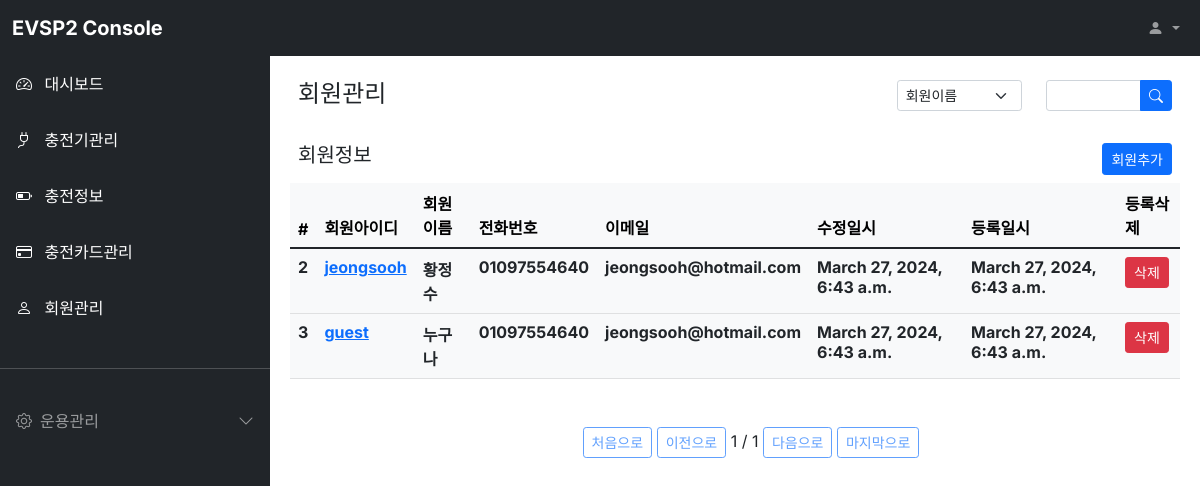
The page /user/ on the database its author committed.
### user/models.py (models this page shows, shortened)
class User(models.Model):
    userid = models.CharField(max_length=64, verbose_name='회원아이디')
    password = models.CharField(max_length=128, verbose_name='비밀번호')
    name = models.CharField(max_length=64, verbose_name='이름')
    email = models.EmailField(max_length=128, verbose_name='이메일')
    phone = models.CharField(max_length=64, verbose_name='전화번호')
    register_dttm = models.DateTimeField(auto_now_add=True, verbose_name='등록일시')
    last_use_dttm = models.DateTimeField(auto_now_add=True, verbose_name='최근사용일시')
    class Meta:
        db_table = 'evsp2_user'
        verbose_name = '회원'
        verbose_name_plural = '회원'

### user/views.py (the view)
# urls.py: path('', views.UserList.as_view()),
class UserList(ListView):
  model = User
  template_name='user.html'
  context_object_name = 'userList'
  paginate_by = 2
  queryset = User.objects.all()
  def get_queryset(self):
    queryset = User.objects.all()
    query = self.request.GET.get("q", None)
    if query is not None:
      queryset = queryset.filter(
        Q(userid__icontains=query)
      )
    return queryset

### user/templates/user.html (shortened to what this page needs)
{% extends "base.html" %}
{% block contents %}
<div class="row mt-3 mx-3">
  <div class="col-md-8 fw-bold"><h4>회원관리</h4></div>
  <div class="col-md-2">
    <select class="form-select form-select-sm" aria-label="Default select example">
      <option selected>회원이름</option>
    </select>
  </div>
  <div class="col-md-2 ">
    <form method="get" action="/user">
      <div class="input-group input-group-sm">
        <input type="text" class="form-control" name="q" placeholder="" aria-label="Recipient's userid" aria-describedby="button-addon2">
        <button class="btn btn-primary" type="submit" id="button-addon2">
          <i class="bi bi-search"></i>
        </button>
      </div>
    </form>
  </div>
</div>
<div class="row mt-3 mx-3">
  <div class="col-md-9 fw-bold"><h5>회원정보</h5></div>
  <div class="col-md-3 d-grid justify-content-md-end">
    <button class="btn btn-primary btn-sm"
      onclick="location.href='/user/register/'">회원추가
    </button>
  </div>
</div>
<div class="row mt-2 mx-2">
  <div class="col-12">
    {% load infolist_extras %}
    <table class="table table-light">
      <thead class="thead-light">
        <tr>
          <th scope="col">#</th>
          <th scope="col">회원아이디</th>
          <th scope="col">회원이름</th>
          <th scope="col">전화번호</th>
          <th scope="col">이메일</th>
          <th scope="col">수정일시</th>
          <th scope="col">등록일시</th>
          <th scope="col">등록삭제</th>
        </tr>
      </thead>
      <tbody class="text-dark">
        {% for user in userList %}
        <tr>
          <th scope="row">{{ user.id }}</th>
          <th><a href="/user/{{ user.id }}">{{ user.userid }}</a></th>
          <th>{{ user.name }}</th>
          <th>{{ user.phone }}</th>
          <th>{{ user.email }}</th>
          <th>{{ user.last_use_dttm }}</th>
          <th>{{ user.register_dttm }}</th>
          <th><a class="btn btn-primary btn-sm btn-danger" id="user-{{ user.id }}" href="/user/{{ user.id }}/delete" target="_blank">삭제</a></th>
        </tr>
        {% endfor %}
      </tbody>
    </table>
    <div class="pagination justify-content-center mt-5">
      <ul class="step-links">
        {% if page_obj.has_previous %}
        <a class="btn btn-sm btn-outline-primary" href="{% my_url 1 'page' request.GET.urlencode %}">처음으로</a>
        <a class="btn btn-sm btn-outline-primary" href="{% my_url page_obj.previous_page_number 'page' request.GET.urlencode %}">이전으로</a>
        {% else %}
        <a class="btn btn-sm btn-outline-primary disabled" href="#">처음으로</a>
        <a class="btn btn-sm btn-outline-primary disabled" href="#">이전으로</a>
        {% endif %}
      <span class="current">
        {{ page_obj.number }} / {{ page_obj.paginator.num_pages }}
      </span>
        {% if page_obj.has_next %}
        <a class="btn btn-sm btn-outline-primary" href="{% my_url page_obj.next_page_number 'page' request.GET.urlencode %}">다음으로</a>
        <a class="btn btn-sm btn-outline-primary" href="{% my_url page_obj.paginator.num_pages 'page' request.GET.urlencode %}">마지막으로</a>
        {% else %}
        <a class="btn btn-sm btn-outline-primary disabled" href="#">다음으로</a>
        <a class="btn btn-sm btn-outline-primary disabled" href="#">마지막으로</a>
        {% endif %}
      </ul>
    </div>
  </div>
</div>
{% endblock %}

### static/style.css (style rules this page uses)
body, button { font-family: "Inter", sans-serif; }
:root { --offcanvas-width: 270px; --topNavbarHeight: 56px; }
@media (min-width: 992px) { body { overflow: auto !important; } }

### rows shown on the page
User: id "2", userid "jeongsooh", name "황정수", phone "01097554640", email "jeongsooh@hotmail.com", last_use_dttm "March 27, 2024, 6:43 a.m.", register_dttm "March 27, 2024, 6:43 a.m."
User: id "3", userid "guest", name "누구나", phone "01097554640", email "jeongsooh@hotmail.com", last_use_dttm "March 27, 2024, 6:43 a.m.", register_dttm "March 27, 2024, 6:43 a.m."

### other values the page prints
{{ page_obj.number }} "1"
{{ page_obj.paginator.num_pages }} "1"
